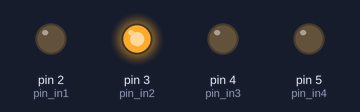
This sketch was run on a simulated Arduino Uno, built with avr-gcc and run on an emulated ATmega328P. Shown: output pins drawn as LEDs (lit = HIGH).

Above: at 0.15 s.
At 31.67 s:
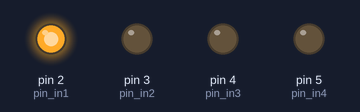
At 64.4 s:
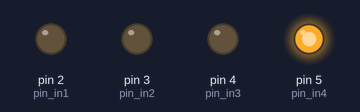
At 129.55 s:
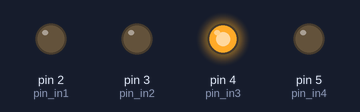
Timing chart, 0 to 129.8 s (numbered marks = the images above):
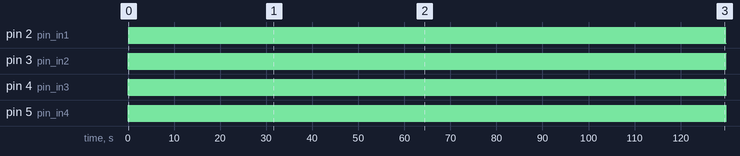

Measured:
- by itself, pin 2 (pin_in1), pin 3 (pin_in2), pin 4 (pin_in3), pin 5 (pin_in4): alternates HIGH for 0.09 s and LOW for 0.15 s
- by itself, everything shown: repeats every 1.2 s, in 4 steps

The sketch:

rotate_display.ino
```cpp
const int pin_in1 = 2;
const int pin_in2 = 3;
const int pin_in3 = 4;
const int pin_in4 = 5;
const int output_table[8] = {0b01000, 0b01100, 0b00100, 0b00110,
                             0b00010, 0b00011, 0b00001, 0b01001};
int delaytime_ms = 30;

void initOutputPin(){
  pinMode(pin_in1, OUTPUT);
  pinMode(pin_in2 , OUTPUT);
  pinMode(pin_in3, OUTPUT);
  pinMode(pin_in4, OUTPUT);
}
void setOutputPin(int num) {
  digitalWrite(pin_in1, bitRead(output_table[num], 0));
  digitalWrite(pin_in2, bitRead(output_table[num], 1));
  digitalWrite(pin_in3, bitRead(output_table[num], 2));
  digitalWrite(pin_in4, bitRead(output_table[num], 3));
}

void setup(){
  initOutputPin();
}

void loop(){
  for (int i = 0; i < 8; i++){
//  for (int i = 7; i >= 0; i--){       //to change direction
    setOutputPin(i);
    delay(delaytime_ms);
  }
}
```
